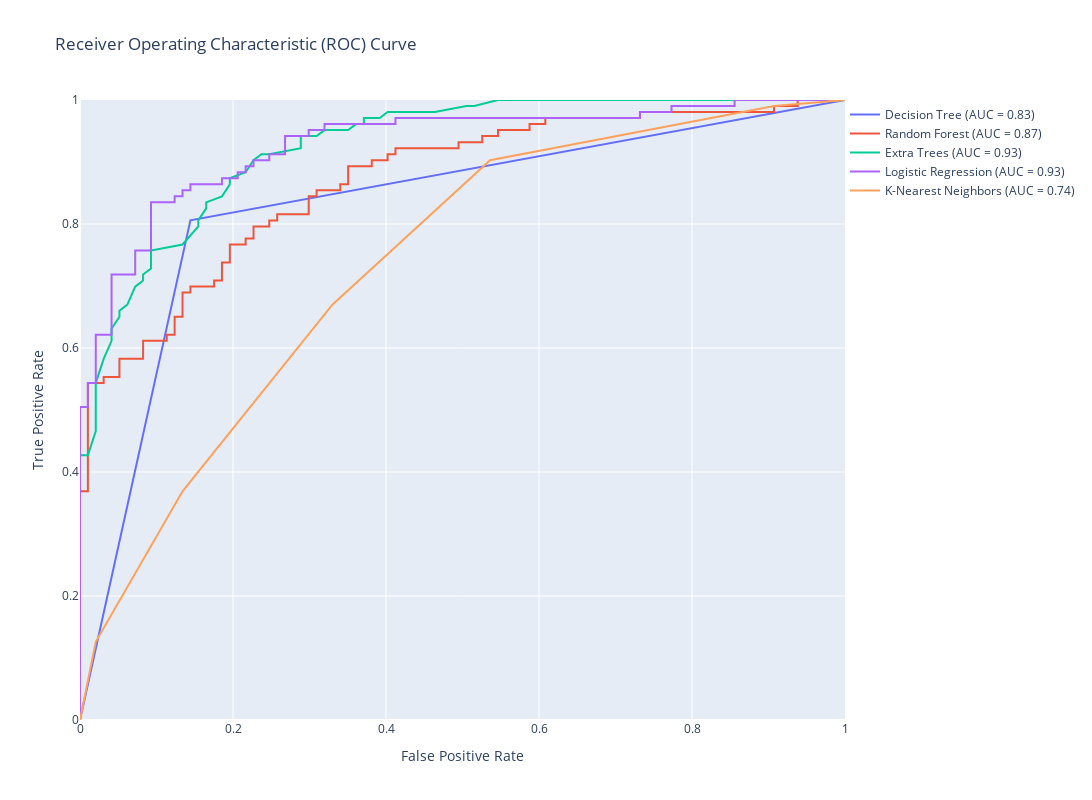

Write notebook code for a chart like this one.
### Code cell
model_names = ['Decision Tree', 
                'Random Forest', 
                'Extra Trees', 
                'Logistic Regression',
                'K-Nearest Neighbors', 
                ]

# Create a single ROC curve plot for all models using Plotly
fig = go.Figure()

for model, model_name in zip(models, model_names):
    if hasattr(model, "predict_proba"):
        y_pred_proba = model.predict_proba(X_test)[:, 1]
        fpr, tpr, _ = roc_curve(y_test, y_pred_proba)
        auc = roc_auc_score(y_test, y_pred_proba)
        fig.add_trace(go.Scatter(x=fpr, y=tpr, mode='lines', name=f'{model_name} (AUC = {auc:.2f})'))

fig.update_layout(title='Receiver Operating Characteristic (ROC) Curve',
                    xaxis_title='False Positive Rate',
                    yaxis_title='True Positive Rate',
                    xaxis=dict(range=[0, 1]),
                    yaxis=dict(range=[0, 1]),
                    legend=dict(x=1, y=1),
                    template='plotly',
                    width=1500,
                    height=800
                    )
fig.show()
